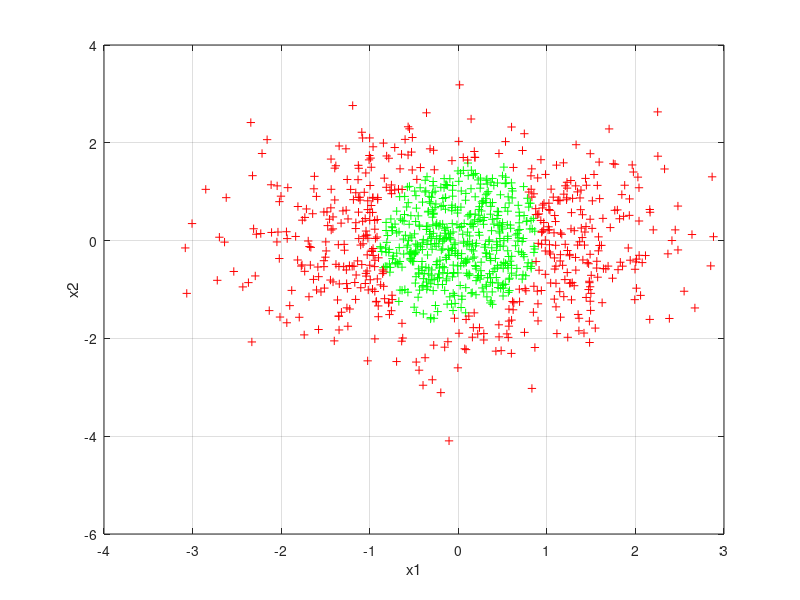

This chart was generated by the following MATLAB code: (Note: this script raises an error after producing the figure.)
clear all; close all; 

%% Choose beta = 1

% Generate numerical results
f = @(t,x) [x(2); -4*x(1) - 2*x(2) + x(2)^3]; 

for i = 1:1000; 
    x0 = randn(2,1); 
    X0(:,i) = x0; 
    [t,x] = ode45(f,[0,10], x0); 
    xF(i) = norm(x(end,:)); 
end 

id = xF < 0.1; 

figure, plot(X0(1,id), X0(2,id), 'g+'), grid on, hold on 
plot(X0(1,~id),X0(2,~id),'r+')
xlabel('x1'), ylabel('x2')

theta = linspace(0,2*pi);
rx = cos(theta);
ry = sin(theta); 

% Numerical Estimate 1
Q = eye(2); 
c = 0.3; % if Vd_max > 0, decrease c
[Vd_max,P] = RoA_Estimator(Q,c)
R = inv(sqrtm(P/c))*[rx;ry];
hold on, plot(R(1,:),R(2,:),'r-', 'linewidth',2)

% Numerical Estimate 2
Q = [1,0;0,100]; 
c = 51; % if Vd_max > 0, decrease c
[Vd_max,P] = RoA_Estimator(Q,c)
R = inv(sqrtm(P/c))*[rx;ry];
hold on, plot(R(1,:),R(2,:),'r--', 'linewidth',2)

% Numerical Estimate 3
Q = 2*randn(2,2); Q = Q'*Q; 
c = 0.009; % if Vd_max > 0, decrease c
[Vd_max,P] = RoA_Estimator(Q,c)
R = inv(sqrtm(P/c))*[rx;ry];
hold on, plot(R(1,:),R(2,:),'r-', 'linewidth',2)

function[Vd_max,P] = RoA_Estimator(Q,c)
    syms x1 x2 
    
    f1 = x2; 
    f2 = -4*x1-2*x2+x2^3; 
    
    A = [diff(f1,x1), diff(f1,x2); diff(f2,x1), diff(f2,x2)]; 
    A = double(subs(A, {x1,x2}, {0,0}));
    
    
    % Lyapunov 
    P = lyap(A.', Q); % dot does element wise 
    V = simplify([x1,x2] * P * [x1;x2]);
    Vd = simplify([f1,f2] * P * [x1;x2] + [x1,x2]* P* [f1;f2]); % derivative of V
    
    % Numerical estimates
    x1 = linspace(-1,1); 
    x2 = linspace(-2,2); 
    [x1,x2] = meshgrid(x1,x2); 
    V_c = eval(vectorize(V)); 
    Vd_c = eval(vectorize(Vd)); 
    
    % Is the set V <= c contained in Vd <= 0?  Vd_max shoudl be non-positive. 
    id = V_c <= c; 
    Vd_max = max(Vd_c(id));
end 
